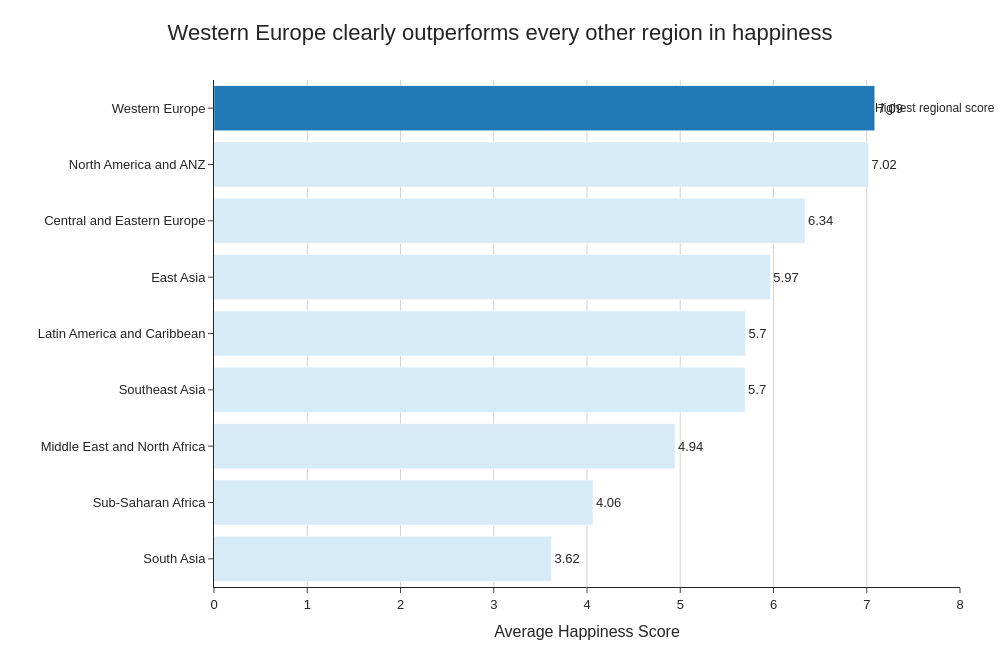

The code cell stored with this chart in its notebook:
### Code cell
# Task 1: Regional comparison bar chart
import plotly.express as px
import plotly.graph_objects as go

# Step 1: Compute average happiness score by region
region_avg = (
    df.groupby('Region')['Happiness_Score']
      .mean()
      .reset_index()
      .sort_values('Happiness_Score', ascending=True)
)

# Step 2: Create colours
colors = ['#D6EAF8'] * len(region_avg)
colors[-1] = '#1F77B4'   # highlight happiest region

# Step 3: Build chart
fig = go.Figure()

fig.add_trace(
    go.Bar(
        x=region_avg['Happiness_Score'],
        y=region_avg['Region'],
        orientation='h',
        marker_color=colors,
        text=region_avg['Happiness_Score'].round(2),
        textposition='outside'
    )
)

# Step 4: Styling
fig.update_layout(
    title={
        'text': 'Western Europe clearly outperforms every other region in happiness',
        'x': 0.5,
        'xanchor': 'center'
    },
    xaxis_title='Average Happiness Score',
    yaxis_title='',
    template='simple_white',
    height=650,
    width=1000,
    font=dict(
        family='Arial',
        size=13
    ),
    title_font=dict(
        size=22
    ),
    margin=dict(l=20, r=40, t=80, b=40)
)

fig.update_xaxes(
    range=[0, 8],
    showgrid=True,
    gridcolor='lightgray'
)

fig.update_yaxes(showgrid=False)

top_region = region_avg.iloc[-1]

fig.add_annotation(
    x=top_region['Happiness_Score'],
    y=top_region['Region'],
    text='Highest regional score',
    showarrow=True,
    arrowhead=2,
    ax=60,
    ay=0,
    font=dict(size=12)
)

fig.show()

### Figure 1 — Plotly figure (JSON) as saved in the notebook; plotly's stock layout.template omitted (floating-point values rounded to 4 significant figures)
{"data": [{"marker": {"color": ["#D6EAF8", "#D6EAF8", "#D6EAF8", "#D6EAF8", "#D6EAF8", "#D6EAF8", "#D6EAF8", "#D6EAF8", "#1F77B4"]}, "orientation": "h", "text": [3.62, 4.06, 4.94, 5.7, 5.7, 5.97, 6.34, 7.02, 7.09], "textposition": "outside", "type": "bar", "x": [3.618, 4.065, 4.943, 5.695, 5.699, 5.966, 6.338, 7.018, 7.086], "y": ["South Asia", "Sub-Saharan Africa", "Middle East and North Africa", "Southeast Asia", "Latin America and Caribbean", "East Asia", "Central and Eastern Europe", "North America and ANZ", "Western Europe"]}], "layout": {"annotations": [{"arrowhead": 2, "ax": 60, "ay": 0, "font": {"size": 12}, "showarrow": true, "text": "Highest regional score", "x": 7.086, "y": "Western Europe"}], "font": {"family": "Arial", "size": 13}, "height": 650, "margin": {"b": 40, "l": 20, "r": 40, "t": 80}, "title": {"font": {"size": 22}, "text": "Western Europe clearly outperforms every other region in happiness", "x": 0.5, "xanchor": "center"}, "width": 1000, "xaxis": {"gridcolor": "lightgray", "range": [0, 8], "showgrid": true, "title": {"text": "Average Happiness Score"}}, "yaxis": {"showgrid": false, "title": {"text": ""}}}}
